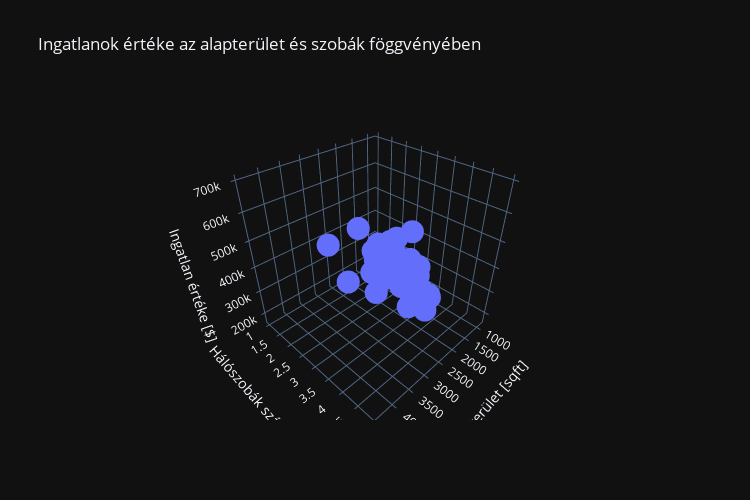

The code cell stored with this chart in its notebook:
### Code cell
# Interaktív vizualizáció Plotlyval
# Note: 3D tengelyek nem támogatják a tengelyfeliratok LaTeX-el való rendelerését
fig = go.Figure()
fig.add_trace(go.Scatter3d(x=df["Area"], y=df["Rooms"], z=df["Value"], mode= "markers"))
fig.update_layout(
    title = "Ingatlanok értéke az alapterület és szobák föggvényében",
    scene = dict(
        xaxis_title = "Alapterület [sqft]",
        yaxis_title = "Hálószobák száma [db]",
        zaxis_title = "Ingatlan értéke [$]"),
    template=styleTemplate,
    width=750,
    height=500,
)

fig.show()

### Figure 1 — Plotly figure (JSON) as saved in the notebook; plotly's stock layout.template omitted (floating-point values rounded to 4 significant figures)
{"data": [{"mode": "markers", "type": "scatter3d", "x": [2104, 1600, 2400, 1416, 3000, 1985, 1534, 1427, 1380, 1494, 1940, 2000, 1890, 4478, 1268, 2300, 1320, 1236, 2609, 3031, 1767, 1888, 1604, 1962, 3890, 1100, 1458, 2526, 2200, 2637, 1839, 1000, 2040, 3137, 1811, 1437, 1239, 2132, 4215, 2162, 1664, 2238, 2567, 1200, 852, 1852, 1203], "y": [3, 3, 3, 2, 4, 4, 3, 3, 3, 3, 4, 3, 3, 5, 3, 4, 2, 3, 4, 4, 3, 2, 3, 4, 3, 3, 3, 3, 3, 3, 2, 1, 4, 3, 4, 3, 3, 4, 4, 4, 2, 3, 4, 3, 2, 4, 3], "z": [399900, 329900, 369000, 232000, 539900, 299900, 314900, 198999, 212000, 242500, 239999, 347000, 329999, 699900, 259900, 449900, 299900, 199900, 499998, 599000, 252900, 255000, 242900, 259900, 573900, 249900, 464500, 469000, 475000, 299900, 349900, 169900, 314900, 579900, 285900, 249900, 229900, 345000, 549000, 287000, 368500, 329900, 314000, 299000, 179900, 299900, 239500]}], "layout": {"height": 500, "scene": {"xaxis": {"title": {"text": "Alapterület [sqft]"}}, "yaxis": {"title": {"text": "Hálószobák száma [db]"}}, "zaxis": {"title": {"text": "Ingatlan értéke [$]"}}}, "title": {"text": "Ingatlanok értéke az alapterület és szobák föggvényében"}, "width": 750}}
